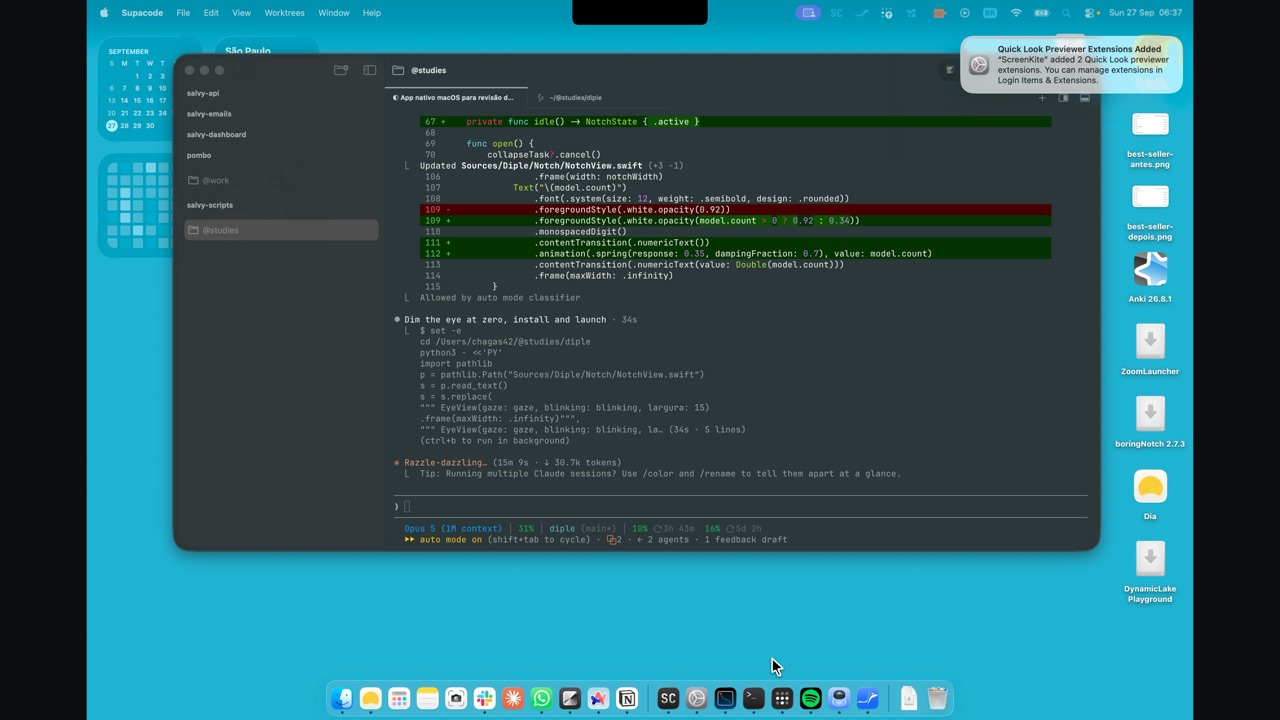
#> input picture tools/backdrop.jpg, 1280 x 720 px
$ python -i compose.py   (imports and definitions only)
#> lines starting #> are read from the running program, lines starting #| are printed output that depends on the picture
import sys, glob, os
from PIL import Image, ImageFilter

BACK = "backdrop.jpg"          # 1280x720 do desktop real
MENUBAR_H = 27                 # altura da barra de menu nessa escala

def backdrop(scale=3):
    b = Image.open(BACK).convert("RGB")
    W, H = b.size
    bar = b.crop((0, 0, W, MENUBAR_H))
    body = b.crop((0, MENUBAR_H, W, H)).filter(ImageFilter.GaussianBlur(14))
    out = Image.new("RGB", (W, H))
    out.paste(bar, (0, 0)); out.paste(body, (0, MENUBAR_H))
    # escurece o corpo para o painel dominar
    body2 = out.crop((0, MENUBAR_H, W, H)).point(lambda p: int(p * 0.62))
    out.paste(body2, (0, MENUBAR_H))
    return out.resize((W*scale, H*scale), Image.LANCZOS)

def compose(frames, out, panel_w_frac=0.40, crop=None, width=820, fps=10):
    base = backdrop()
    BW, BH = base.size
    pw = int(BW * panel_w_frac)
    ims = []
    for f in frames:
        p = Image.open(f).convert("RGBA")
        ph = int(p.size[1] * pw / p.size[0])
        p = p.resize((pw, ph), Image.LANCZOS)
        c = base.copy()
        c.paste(p, ((BW - pw)//2, 0), p)
        ims.append(c)
    if crop:
        ims = [im.crop(crop) for im in ims]
    w0, h0 = ims[0].size
    h = int(h0 * width / w0)
    ims = [im.resize((width, h), Image.LANCZOS) for im in ims]
    q = [im.quantize(colors=160, method=Image.MEDIANCUT, dither=Image.FLOYDSTEINBERG) for im in ims]
    q[0].save(out, save_all=True, append_images=q[1:], duration=int(1000/fps), loop=0, disposal=1)
    print(f"{out}  {width}x{h}  {len(ims)} frames  {os.path.getsize(out)//1024} KB")

# [8 lines not run here, left out]

>>> import cv2
>>> picture = cv2.imread('backdrop.jpg', cv2.IMREAD_GRAYSCALE)
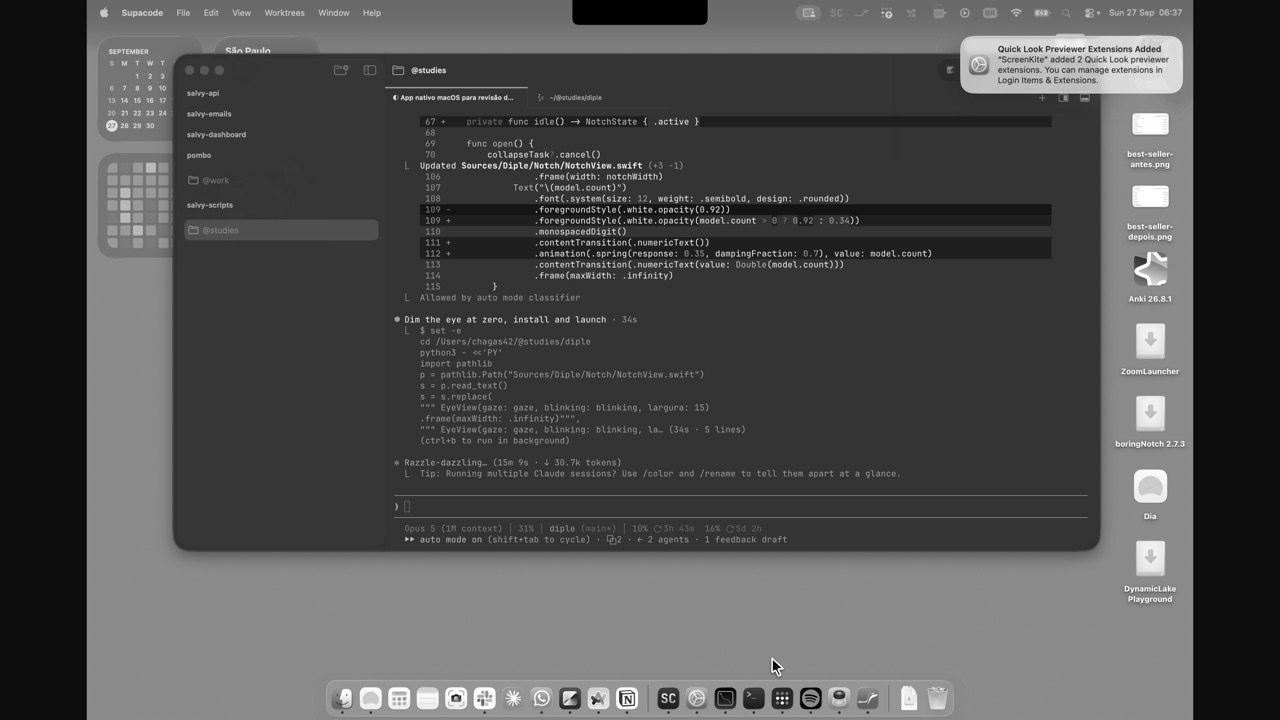
#> picture: shape (720, 1280); min 0, max 255, mean 79.2
>>> result = compose(picture, 'out.png')
#> in backdrop, `bar = b.crop((0, 0, W, MENUBAR_H))`:
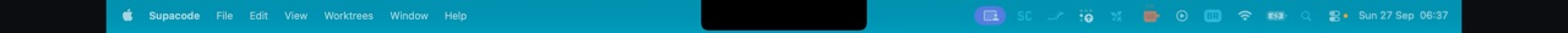
#> bar: PIL image 1280x27 RGB (shown 2 times larger); mean R, G, B 8.4, 117.6, 142.2
#> in backdrop, `body = b.crop((0, MENUBAR_H, W, H)).filter(ImageFilter.GaussianBlur(14))`:
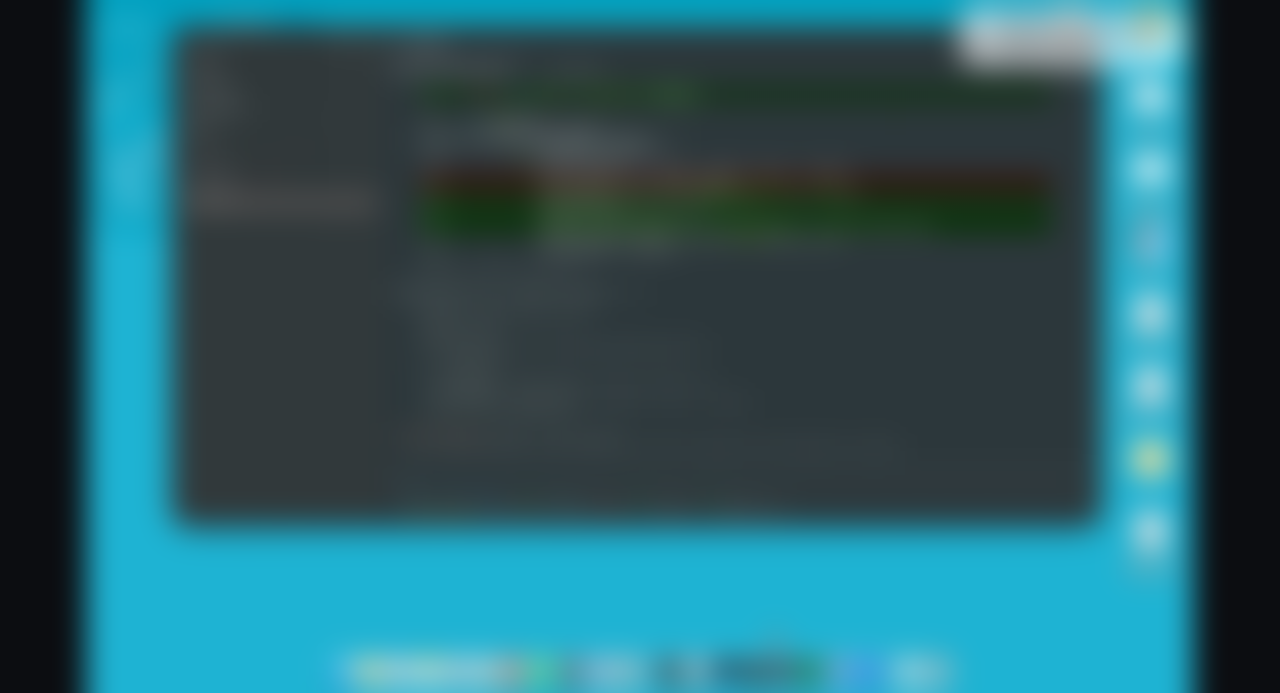
#> body: PIL image 1280x693 RGB; mean R, G, B 40.9, 93.4, 103.7
#> in backdrop, `out = Image.new("RGB", (W, H))`: out: PIL image 1280x720 RGB; every value is 0
#> in backdrop, `out.paste(bar, (0, 0))`:
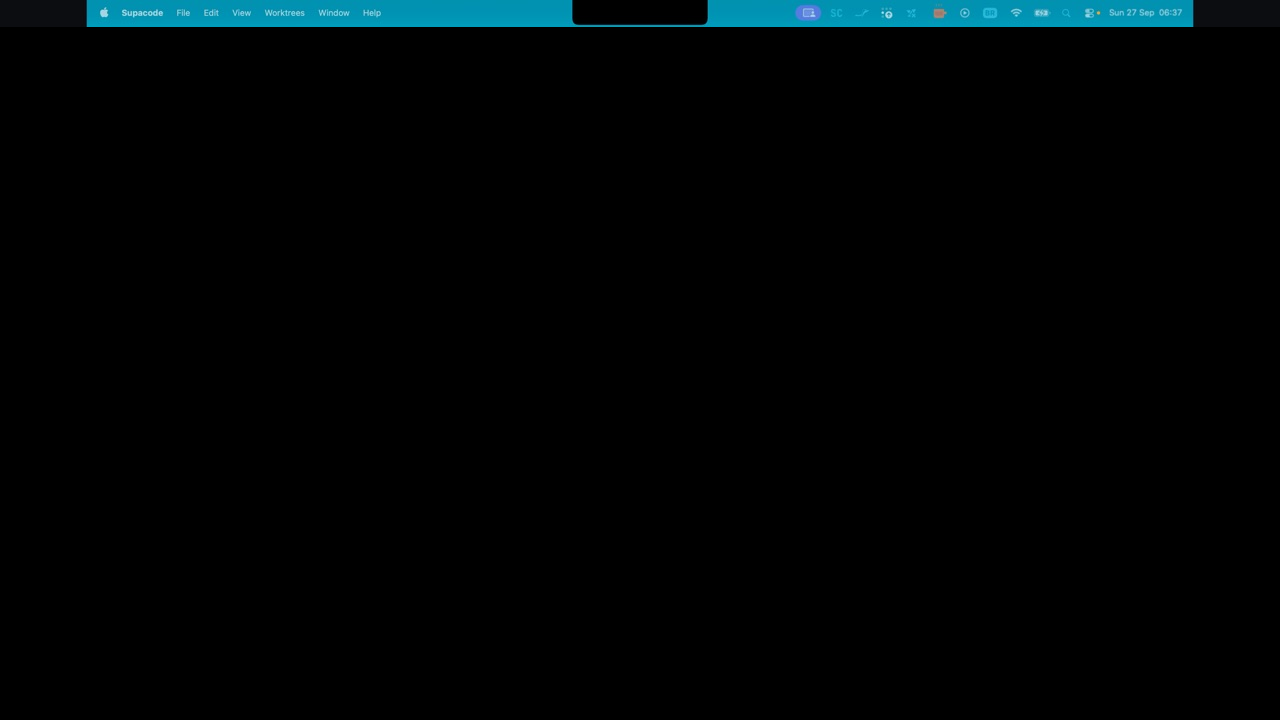
#> out: PIL image 1280x720 RGB; mean R, G, B 0.3, 4.4, 5.3
#> in backdrop, `out.paste(body2, (0, MENUBAR_H))`:
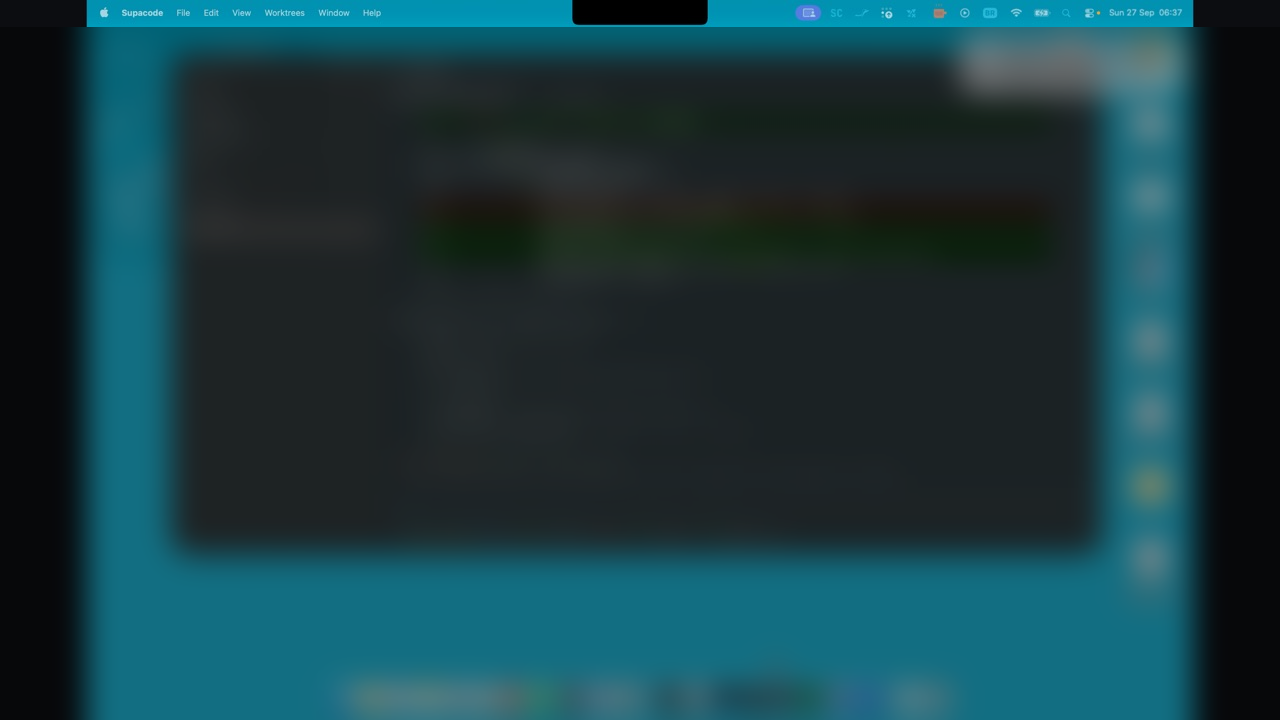
#> out: PIL image 1280x720 RGB; mean R, G, B 24.3, 59.7, 66.7
#> (the run stopped early here; a loop or call above may not have finished)
